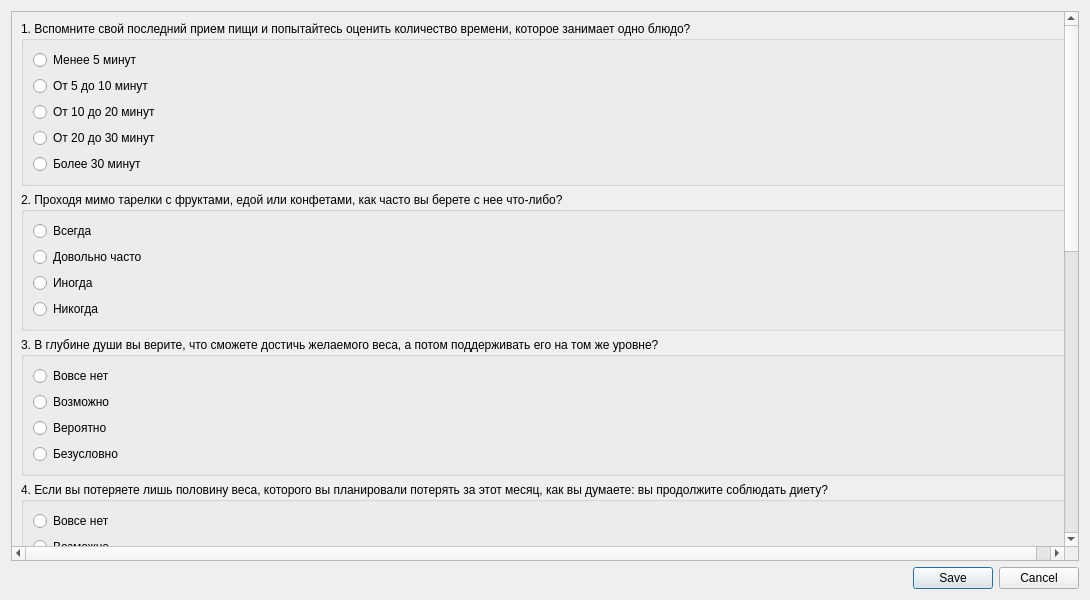
<?xml version="1.0" encoding="UTF-8"?>
<ui version="4.0">
 <class>Test2Dialog</class>
 <widget class="QDialog" name="Test2Dialog">
  <property name="geometry">
   <rect>
    <x>0</x>
    <y>0</y>
    <width>1090</width>
    <height>600</height>
   </rect>
  </property>
  <property name="windowTitle">
   <string>Опитувальник версії Larocque</string>
  </property>
  <property name="sizeGripEnabled">
   <bool>false</bool>
  </property>
  <layout class="QVBoxLayout" name="verticalLayout">
   <item>
    <widget class="QScrollArea" name="scrollArea">
     <property name="verticalScrollBarPolicy">
      <enum>Qt::ScrollBarAsNeeded</enum>
     </property>
     <property name="horizontalScrollBarPolicy">
      <enum>Qt::ScrollBarAsNeeded</enum>
     </property>
     <property name="widgetResizable">
      <bool>true</bool>
     </property>
     <widget class="QWidget" name="scrollAreaWidgetContents">
      <property name="geometry">
       <rect>
        <x>0</x>
        <y>0</y>
        <width>1053</width>
        <height>1035</height>
       </rect>
      </property>
      <layout class="QVBoxLayout" name="verticalLayout_50">
       <item>
        <widget class="QGroupBox" name="groupBox">
         <property name="title">
          <string>1. Вспомните свой последний прием пищи и попытайтесь оценить количество времени, которое занимает одно блюдо?</string>
         </property>
         <layout class="QGridLayout" name="gridLayout_3">
          <item row="3" column="0">
           <widget class="QRadioButton" name="rb1_4">
            <property name="text">
             <string>От 20 до 30 минут </string>
            </property>
           </widget>
          </item>
          <item row="2" column="0">
           <widget class="QRadioButton" name="rb1_3">
            <property name="text">
             <string>От 10 до 20 минут </string>
            </property>
           </widget>
          </item>
          <item row="1" column="0">
           <widget class="QRadioButton" name="rb1_2">
            <property name="text">
             <string>От 5 до 10 минут</string>
            </property>
           </widget>
          </item>
          <item row="0" column="0">
           <widget class="QRadioButton" name="rb1_1">
            <property name="text">
             <string>Менее 5 минут </string>
            </property>
           </widget>
          </item>
          <item row="4" column="0">
           <widget class="QRadioButton" name="rb1_5">
            <property name="text">
             <string>Более 30 минут</string>
            </property>
           </widget>
          </item>
         </layout>
        </widget>
       </item>
       <item>
        <widget class="QGroupBox" name="groupBox_2">
         <property name="title">
          <string>2. Проходя мимо тарелки с фруктами, едой или конфетами, как часто вы берете с нее что-либо?</string>
         </property>
         <layout class="QGridLayout" name="gridLayout_2">
          <item row="2" column="0">
           <widget class="QRadioButton" name="rb2_3">
            <property name="text">
             <string>Иногда </string>
            </property>
           </widget>
          </item>
          <item row="0" column="0">
           <widget class="QRadioButton" name="rb2_1">
            <property name="text">
             <string>Всегда </string>
            </property>
           </widget>
          </item>
          <item row="1" column="0">
           <widget class="QRadioButton" name="rb2_2">
            <property name="text">
             <string>Довольно часто </string>
            </property>
           </widget>
          </item>
          <item row="3" column="0">
           <widget class="QRadioButton" name="rb2_4">
            <property name="text">
             <string>Никогда</string>
            </property>
           </widget>
          </item>
         </layout>
        </widget>
       </item>
       <item>
        <widget class="QGroupBox" name="groupBox_3">
         <property name="title">
          <string>3. В глубине души вы верите, что сможете достичь желаемого веса, а потом поддерживать его на том же уровне?</string>
         </property>
         <layout class="QGridLayout" name="gridLayout">
          <item row="2" column="0">
           <widget class="QRadioButton" name="rb3_3">
            <property name="text">
             <string>Вероятно</string>
            </property>
           </widget>
          </item>
          <item row="0" column="0">
           <widget class="QRadioButton" name="rb3_1">
            <property name="text">
             <string>Вовсе нет </string>
            </property>
           </widget>
          </item>
          <item row="1" column="0">
           <widget class="QRadioButton" name="rb3_2">
            <property name="text">
             <string>Возможно </string>
            </property>
           </widget>
          </item>
          <item row="3" column="0">
           <widget class="QRadioButton" name="rb3_4">
            <property name="text">
             <string>Безусловно</string>
            </property>
           </widget>
          </item>
         </layout>
        </widget>
       </item>
       <item>
        <widget class="QGroupBox" name="groupBox_66">
         <property name="title">
          <string>4. Если вы потеряете лишь половину веса, которого вы планировали потерять за этот месяц, как вы думаете: вы продолжите соблюдать диету?</string>
         </property>
         <layout class="QVBoxLayout" name="verticalLayout_44">
          <item>
           <widget class="QRadioButton" name="rb4_1">
            <property name="text">
             <string>Вовсе нет </string>
            </property>
           </widget>
          </item>
          <item>
           <widget class="QRadioButton" name="rb4_2">
            <property name="text">
             <string>Возможно </string>
            </property>
           </widget>
          </item>
          <item>
           <widget class="QRadioButton" name="rb4_3">
            <property name="text">
             <string>Вероятно </string>
            </property>
           </widget>
          </item>
          <item>
           <widget class="QRadioButton" name="rb4_4">
            <property name="text">
             <string>Безусловно</string>
            </property>
           </widget>
          </item>
         </layout>
        </widget>
       </item>
       <item>
        <widget class="QGroupBox" name="groupBox_65">
         <property name="title">
          <string>5. В течение последнего месяца у вас наблюдались следующие симптомы, когда вы не испытывали физической нагрузки: учащенное сердцебиение, комок в горле или одышка:</string>
         </property>
         <layout class="QVBoxLayout" name="verticalLayout_43">
          <item>
           <widget class="QRadioButton" name="rb5_1">
            <property name="text">
             <string>никогда </string>
            </property>
           </widget>
          </item>
          <item>
           <widget class="QRadioButton" name="rb5_2">
            <property name="text">
             <string>иногда </string>
            </property>
           </widget>
          </item>
          <item>
           <widget class="QRadioButton" name="rb5_3">
            <property name="text">
             <string>часто (в среднем раз в неделю) </string>
            </property>
           </widget>
          </item>
          <item>
           <widget class="QRadioButton" name="rb5_4">
            <property name="text">
             <string>очень часто (несколько раз в неделю)</string>
            </property>
           </widget>
          </item>
         </layout>
        </widget>
       </item>
       <item>
        <widget class="QGroupBox" name="groupBox_58">
         <property name="title">
          <string>6. В течение последнего месяца у вас наблюдались какие-либо из перечисленных симптомов, которые вы не можете отнести к болезни: головная боль, боль в пояснице, боль в шее.</string>
         </property>
         <layout class="QVBoxLayout" name="verticalLayout_36">
          <item>
           <widget class="QRadioButton" name="rb6_1">
            <property name="text">
             <string>Никогда </string>
            </property>
           </widget>
          </item>
          <item>
           <widget class="QRadioButton" name="rb6_2">
            <property name="text">
             <string>Иногда </string>
            </property>
           </widget>
          </item>
          <item>
           <widget class="QRadioButton" name="rb6_3">
            <property name="text">
             <string>В среднем раз в неделю </string>
            </property>
           </widget>
          </item>
          <item>
           <widget class="QRadioButton" name="rb6_4">
            <property name="text">
             <string>Чаще, чем раз в неделю</string>
            </property>
           </widget>
          </item>
         </layout>
        </widget>
       </item>
       <item>
        <widget class="QGroupBox" name="groupBox_67">
         <property name="title">
          <string>7. Я чувствую, что жизнь ведет меня в никуда и что она ничего не стоит.</string>
         </property>
         <layout class="QVBoxLayout" name="verticalLayout_45">
          <item>
           <widget class="QRadioButton" name="rb7_1">
            <property name="text">
             <string>Я так и говорю </string>
            </property>
           </widget>
          </item>
          <item>
           <widget class="QRadioButton" name="rb7_2">
            <property name="text">
             <string>Я часто так думаю </string>
            </property>
           </widget>
          </item>
          <item>
           <widget class="QRadioButton" name="rb7_3">
            <property name="text">
             <string>Я иногда так думаю </string>
            </property>
           </widget>
          </item>
          <item>
           <widget class="QRadioButton" name="rb7_4">
            <property name="text">
             <string>Я никогда так не думаю</string>
            </property>
           </widget>
          </item>
         </layout>
        </widget>
       </item>
       <item>
        <widget class="QGroupBox" name="groupBox_47">
         <property name="title">
          <string>8. Я обычно не занимаюсь спортом, но если я занимаюсь спортом, то только когда я уверен(а), что у меня это получится.</string>
         </property>
         <layout class="QVBoxLayout" name="verticalLayout_25">
          <item>
           <widget class="QRadioButton" name="rb8_1">
            <property name="text">
             <string>Да, именно так </string>
            </property>
           </widget>
          </item>
          <item>
           <widget class="QRadioButton" name="rb8_2">
            <property name="text">
             <string>Часто я так к этому и отношусь </string>
            </property>
           </widget>
          </item>
          <item>
           <widget class="QRadioButton" name="rb8_3">
            <property name="text">
             <string>Иногда я так к этому и отношусь </string>
            </property>
           </widget>
          </item>
          <item>
           <widget class="QRadioButton" name="rb8_4">
            <property name="text">
             <string>Нет, ко мне такое не относится</string>
            </property>
           </widget>
          </item>
         </layout>
        </widget>
       </item>
      </layout>
     </widget>
    </widget>
   </item>
   <item>
    <widget class="QDialogButtonBox" name="buttonBox">
     <property name="orientation">
      <enum>Qt::Horizontal</enum>
     </property>
     <property name="standardButtons">
      <set>QDialogButtonBox::Cancel|QDialogButtonBox::Save</set>
     </property>
    </widget>
   </item>
  </layout>
 </widget>
 <resources/>
 <connections>
  <connection>
   <sender>buttonBox</sender>
   <signal>accepted()</signal>
   <receiver>Test2Dialog</receiver>
   <slot>accept()</slot>
   <hints>
    <hint type="sourcelabel">
     <x>248</x>
     <y>254</y>
    </hint>
    <hint type="destinationlabel">
     <x>157</x>
     <y>274</y>
    </hint>
   </hints>
  </connection>
  <connection>
   <sender>buttonBox</sender>
   <signal>rejected()</signal>
   <receiver>Test2Dialog</receiver>
   <slot>reject()</slot>
   <hints>
    <hint type="sourcelabel">
     <x>316</x>
     <y>260</y>
    </hint>
    <hint type="destinationlabel">
     <x>286</x>
     <y>274</y>
    </hint>
   </hints>
  </connection>
 </connections>
</ui>
